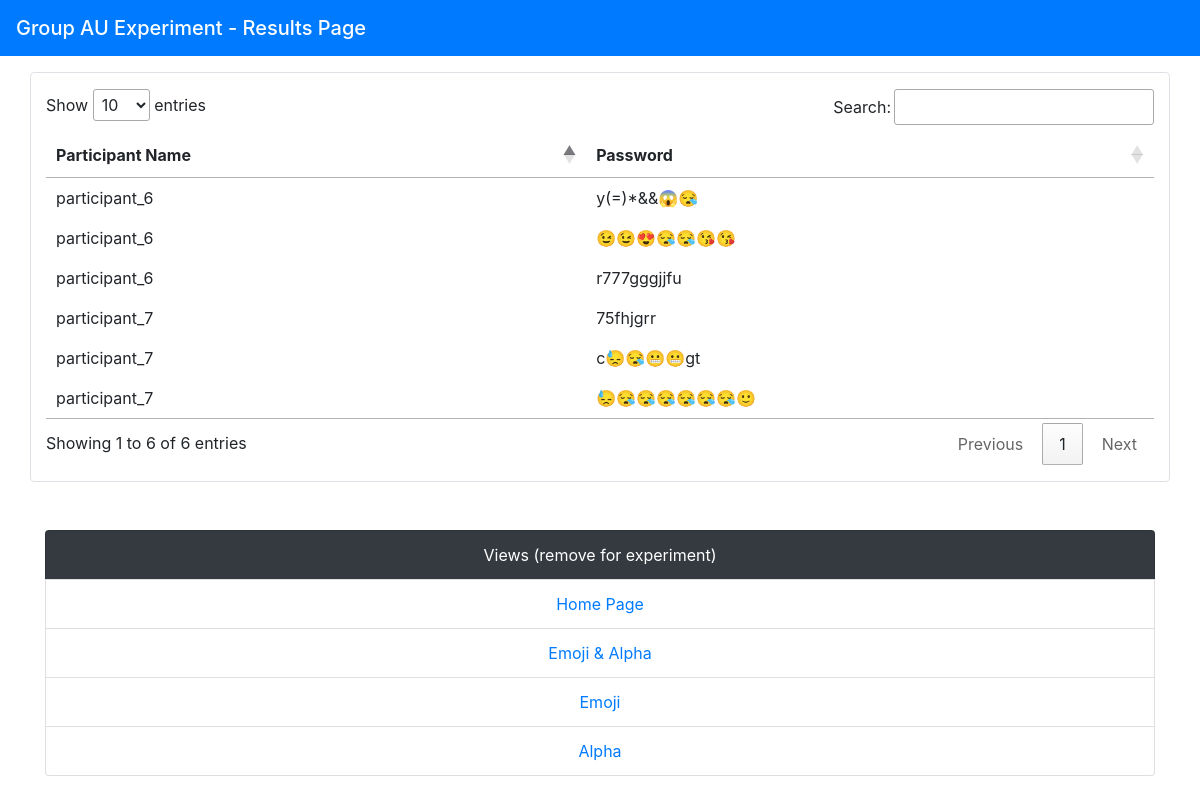
Before: /results/ with the older database file.
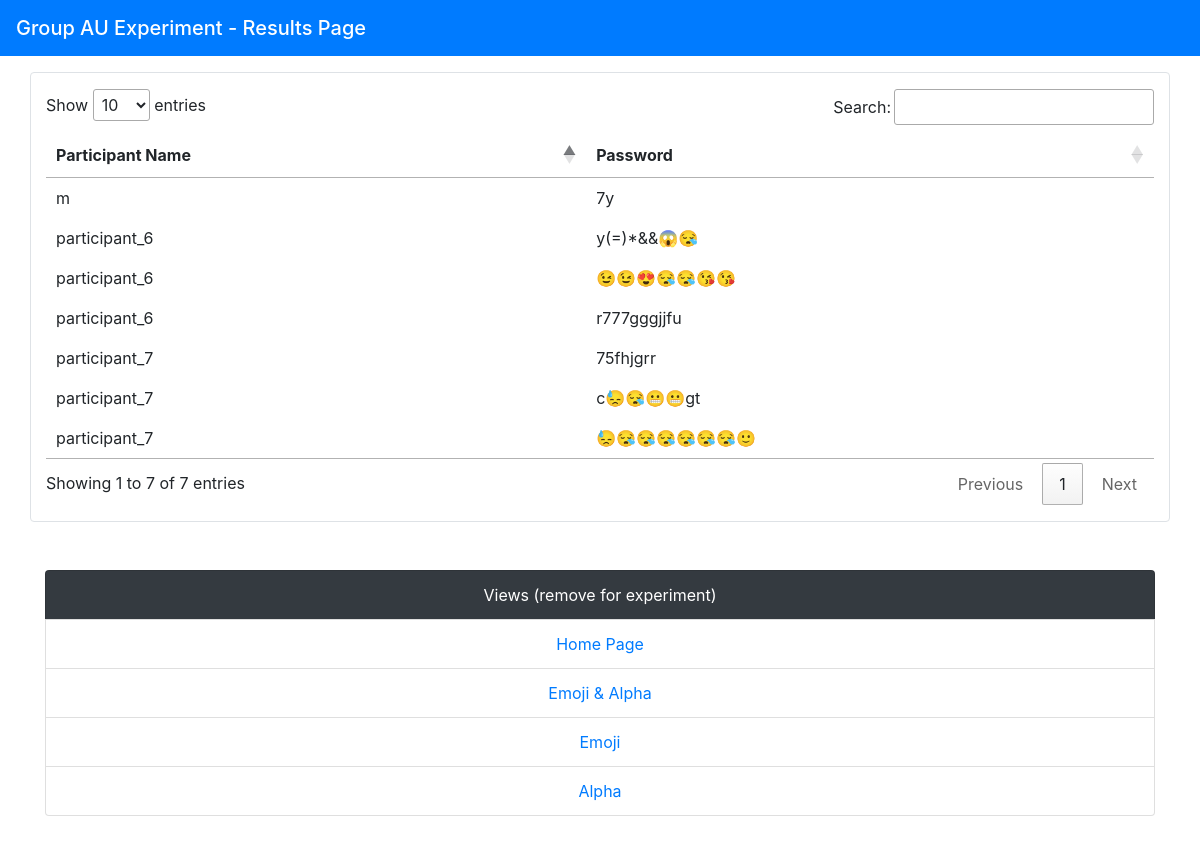
After: the same page with the newer database file.
### hcs_app/models.py (models this page shows)
class Participant(models.Model):
  firstname = models.CharField(max_length=255)
  password = models.CharField(max_length=255)

### hcs_app/views.py (the view)
# urls.py: path('results/', views.showResults, name="show_results"),
def showResults(request):
    results = Participant.objects.all()
    context_dict = {}
    context_dict['results'] = results
    return render(request, "results.html", context=context_dict)

### hcs_app/templates/results.html (shortened to what this page needs)
<!DOCTYPE html>
<html>
<head>
    <link rel="stylesheet" href="https://cdn.jsdelivr.net/npm/bootstrap@4.0.0/dist/css/bootstrap.min.css">
    <link rel="stylesheet" type="text/css" href="https://cdn.datatables.net/1.13.2/css/jquery.dataTables.css">
</head>
<body>
    <nav class="navbar navbar-light bg-primary">
        <span style="color: white;" class="navbar-brand mb-0 h1">Group AU Experiment - Results Page</span>
      </nav>
    <div class="container border rounded mt-3 ps-3 pt-3 pb-3">
        <table id="table_id" class="mt-2">
            <thead>
                <tr>
                    <th>Participant Name</th>
                    <th>Password</th>
                </tr>
            </thead>
            <tbody>
                {% if results %}
                    {% for result in results %}
                    <tr>
                        <td>{{ result.firstname }}</td>
                        <td>{{ result.password }}</td>
                    </tr>
                    {% endfor %}
                {% endif %}
            </tbody>
        </table>
    </div>
  <div class="container text-center mt-5">
    <ul class="list-group">
      <li class="list-group-item bg-dark" style="color: white;">Views (remove for experiment)</li>
      <li class="list-group-item"><a href="{% url 'homepage' %}">Home Page</a></li>
      <li class="list-group-item"><a href="{% url 'show_display' 'emojiandalpha' %}">Emoji & Alpha</a></li>
      <li class="list-group-item"><a href="{% url 'show_display' 'emoji' %}">Emoji</a></li>
      <li class="list-group-item"><a href="{% url 'show_display' 'alpha' %}">Alpha</a></li>
    </ul>
  </div>
    <br /><br />
</body>
</html>

Changed rows visible on the page:
added Participant: firstname "m", password "7y"
Other visible differences:
text written by a page script: "Show entries Search: Showing 1 to 6 of 6 entries Previous 1 Next" → "Show entries Search: Showing 1 to 7 of 7 entries Previous 1 Next"
